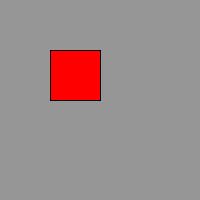
Frame 1 (no input)
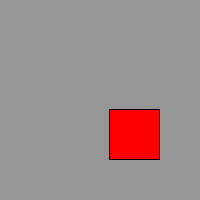
Frame 60 (the mouse pressed at the canvas centre just before this capture)
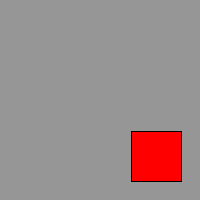
Frame 120 (the mouse held since frame 60 and released just before this capture)

The Processing sketch that drew these frames (run headless with seeded random() and noise(); from frame 60 on, the mouse is pressed at the canvas centre):

// Processing sketch: processing_135253
// ── processing_135253.pde

int x= 50;
int y= 50;
int grow= 1;

void setup()
{
 size(200,200); 
}

void draw()
{
 background(150);
 fill(255,0,0);
rect(x,y,50,50);
x=x+grow;
y=y+grow;

if(x>=width-50||x<0)
{
 grow=grow*-1; 
}
}
